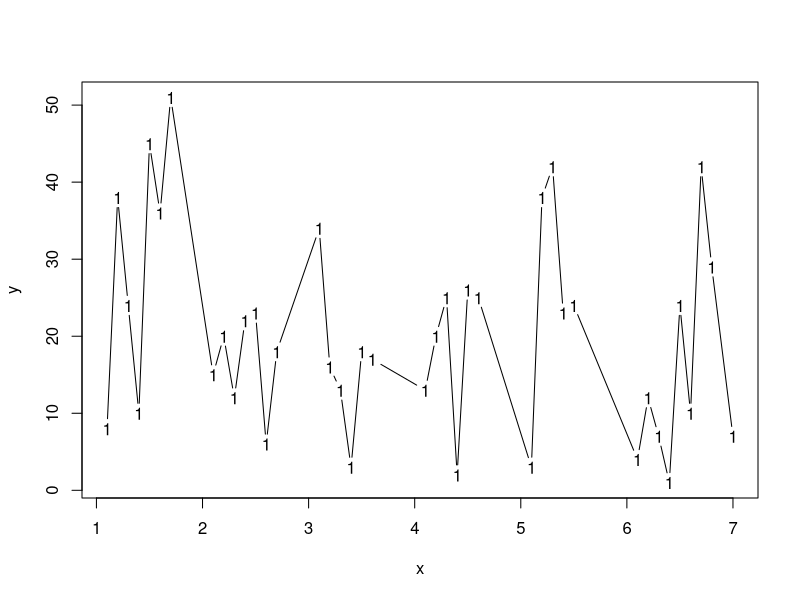

Write the R code that produced this figure.

# Zdes schitaem gromkuiu chast romana. X = glavy, Y = kolichestvo naidennyh gromkih glagolov govorenia v procentah.


x <- c(1.1,  1.2,  1.3,  1.4, 1.5,  1.6,  1.7,  2.1,  2.2, 2.3, 2.4, 2.5, 2.6, 2.7,   3.1,  3.2,  3.3,  3.4,  3.5,  3.6,   4.1,  4.2, 4.3, 4.4, 4.5, 4.6, 5.1, 5.2, 5.3, 5.4, 5.5, 6.1,  6.2,  6.3,  6.4,  6.5,  6.6,  6.7,  6.8, 7.0)
y <- c(8, 38, 24, 10, 45, 36, 51, 15, 20, 12, 22, 23, 6, 18, 34, 16, 13, 3, 18, 17, 13, 20, 25, 2, 26, 25, 3, 38, 42, 23, 24, 4, 12, 7, 1, 24, 10, 42, 29, 7)

matplot(x,y, type="b")

